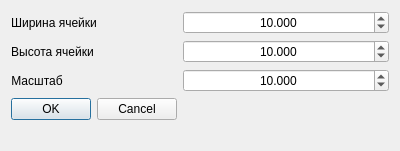
<?xml version="1.0" encoding="UTF-8"?>
<ui version="4.0">
 <class>cell_scale_parametres</class>
 <widget class="QWidget" name="cell_scale_parametres">
  <property name="geometry">
   <rect>
    <x>0</x>
    <y>0</y>
    <width>400</width>
    <height>151</height>
   </rect>
  </property>
  <property name="windowTitle">
   <string>Form</string>
  </property>
  <layout class="QFormLayout" name="formLayout">
   <item row="0" column="0">
    <widget class="QLabel" name="cell_width_label">
     <property name="text">
      <string>Ширина ячейки</string>
     </property>
     <property name="alignment">
      <set>Qt::AlignCenter</set>
     </property>
    </widget>
   </item>
   <item row="1" column="0">
    <widget class="QLabel" name="cell_height_label">
     <property name="text">
      <string>Высота ячейки</string>
     </property>
     <property name="alignment">
      <set>Qt::AlignCenter</set>
     </property>
    </widget>
   </item>
   <item row="2" column="0">
    <widget class="QLabel" name="scale_label">
     <property name="text">
      <string>Масштаб</string>
     </property>
     <property name="alignment">
      <set>Qt::AlignCenter</set>
     </property>
    </widget>
   </item>
   <item row="3" column="0">
    <widget class="QDialogButtonBox" name="save_changes_button_box">
     <property name="standardButtons">
      <set>QDialogButtonBox::Cancel|QDialogButtonBox::Ok</set>
     </property>
    </widget>
   </item>
   <item row="0" column="1">
    <widget class="QDoubleSpinBox" name="cell_width_double_spin_box">
     <property name="alignment">
      <set>Qt::AlignCenter</set>
     </property>
     <property name="decimals">
      <number>3</number>
     </property>
     <property name="maximum">
      <double>100000.000000000000000</double>
     </property>
     <property name="singleStep">
      <double>0.500000000000000</double>
     </property>
     <property name="value">
      <double>10.000000000000000</double>
     </property>
    </widget>
   </item>
   <item row="1" column="1">
    <widget class="QDoubleSpinBox" name="cell_height_double_spin_box">
     <property name="alignment">
      <set>Qt::AlignCenter</set>
     </property>
     <property name="decimals">
      <number>3</number>
     </property>
     <property name="maximum">
      <double>100000.000000000000000</double>
     </property>
     <property name="singleStep">
      <double>0.500000000000000</double>
     </property>
     <property name="value">
      <double>10.000000000000000</double>
     </property>
    </widget>
   </item>
   <item row="2" column="1">
    <widget class="QDoubleSpinBox" name="scale_double_spin_box">
     <property name="alignment">
      <set>Qt::AlignCenter</set>
     </property>
     <property name="decimals">
      <number>3</number>
     </property>
     <property name="maximum">
      <double>100000.000000000000000</double>
     </property>
     <property name="singleStep">
      <double>0.500000000000000</double>
     </property>
     <property name="value">
      <double>10.000000000000000</double>
     </property>
    </widget>
   </item>
  </layout>
 </widget>
 <resources/>
 <connections/>
</ui>
